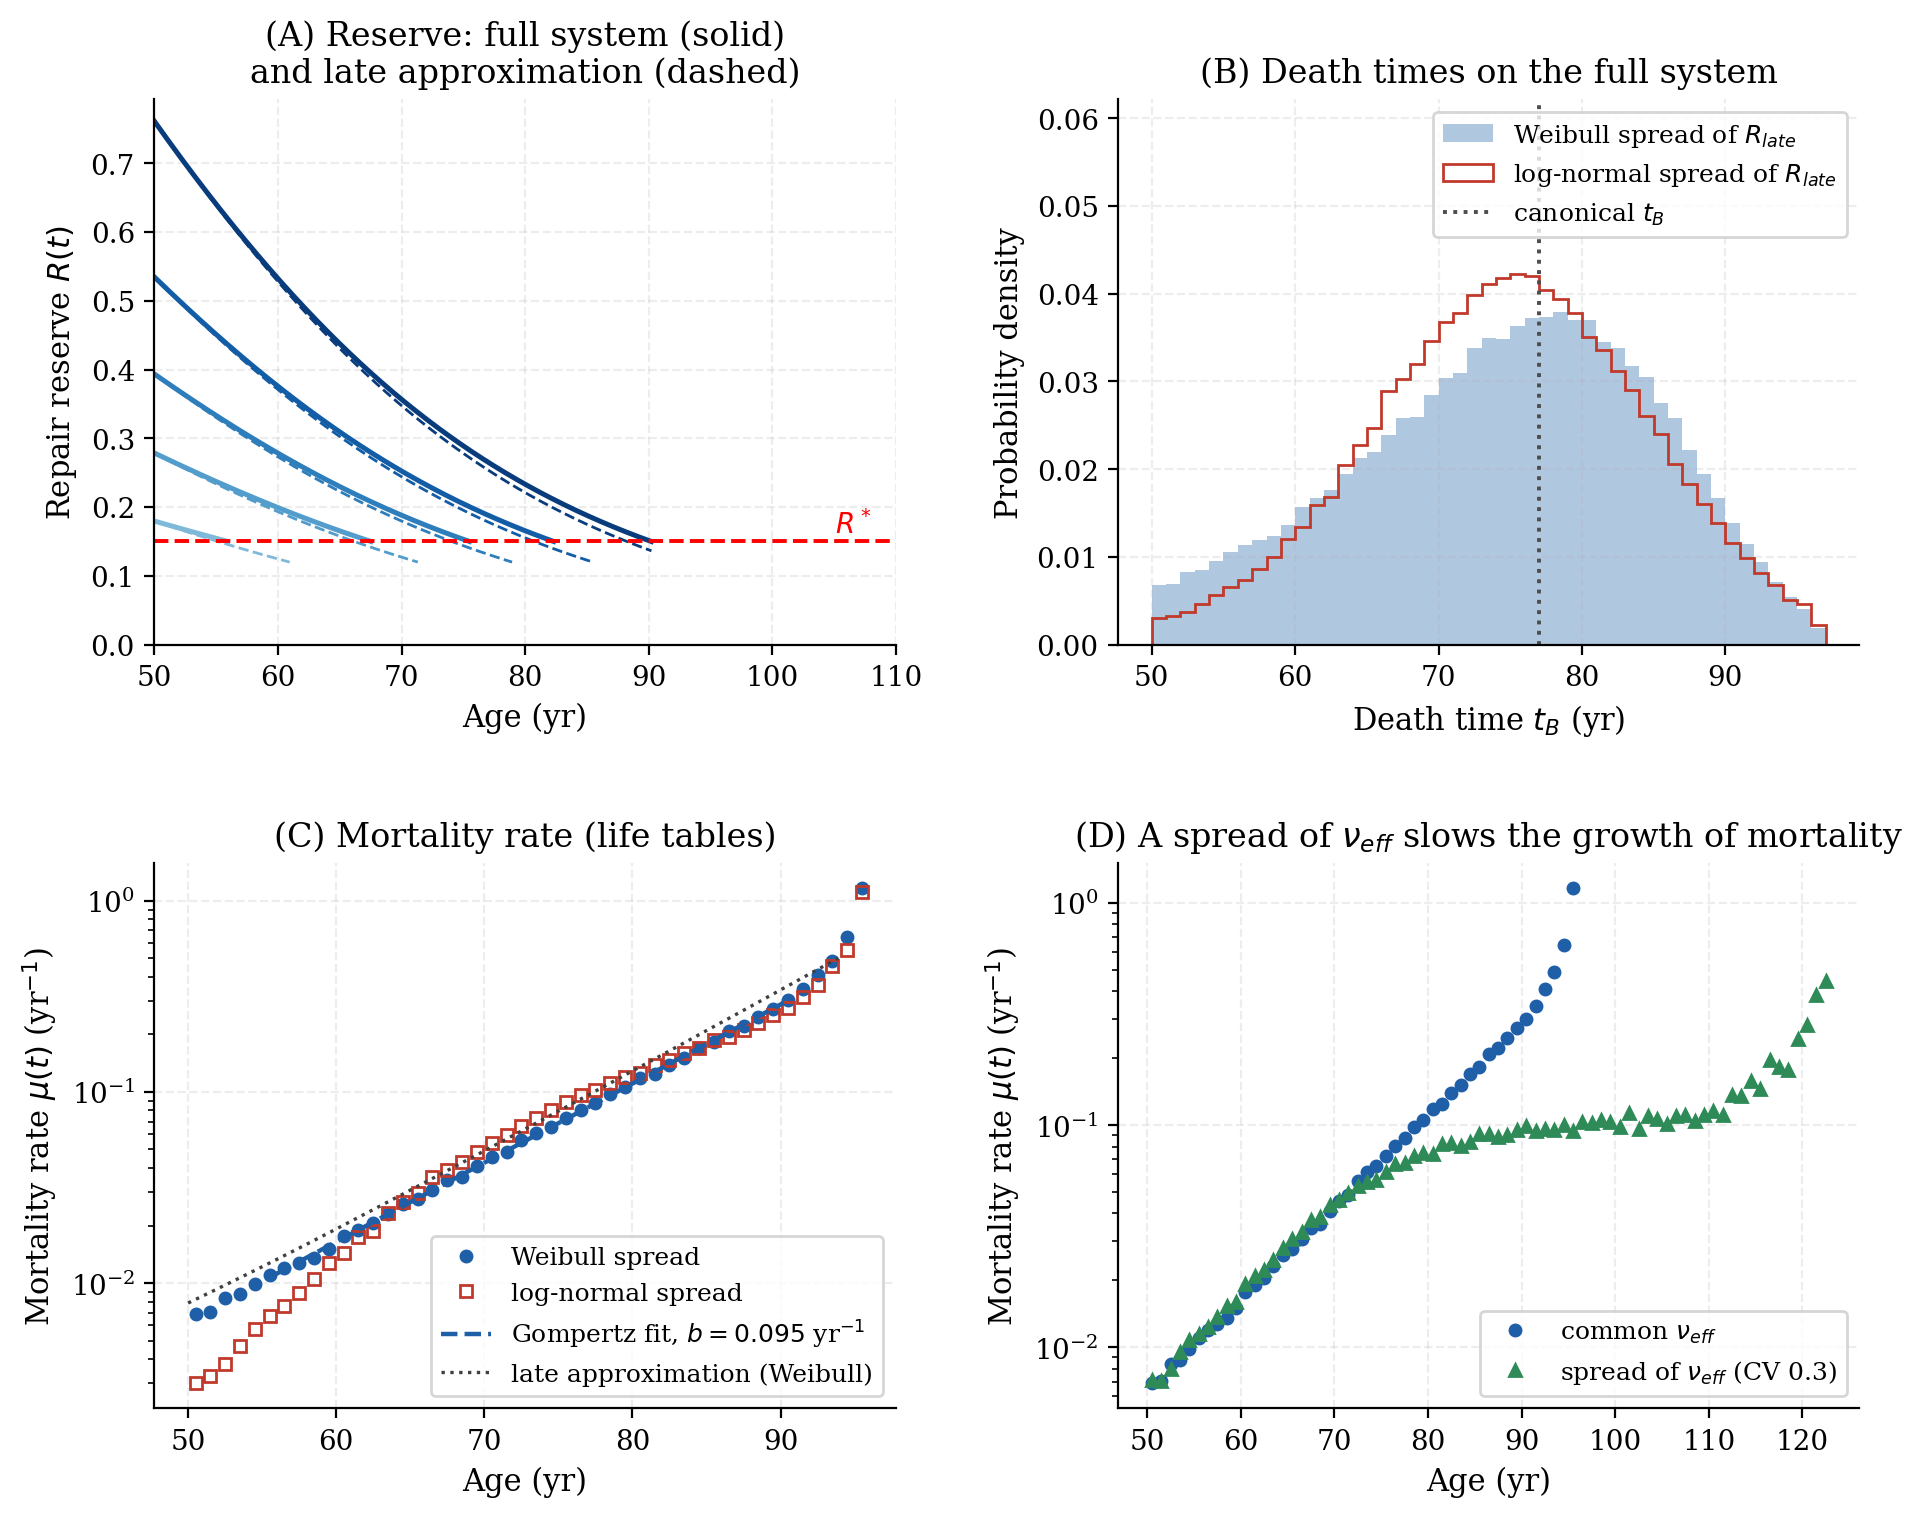

Reproduce this figure in Python.
# SPDX-FileCopyrightText: 2026 Vasiliy Avdeev <vaavdeev64@gmail.com>
# SPDX-License-Identifier: CC-BY-NC-ND-4.0
"""
=================================================================
  VBLS — Viability Boundaries of Living Systems
  Author:     Vasiliy Avdeev (independent researcher)
  Monograph:  VBLS_THEORY
=================================================================

  Copyright (c) 2026 Vasiliy Avdeev. Licensed under CC BY-NC-ND 4.0 -- see
  LICENSE in the repository root, or https://creativecommons.org/licenses/by-nc-nd/4.0/
  SPDX-License-Identifier: CC-BY-NC-ND-4.0

================================================================================
VBLS — Fig. 16.2: the Gompertz law on the full system (S)
================================================================================

PURPOSE
    Check, on the full field of system (S) with the canonical human calibration
    (Section 17.1.1), the statement of Section 16.2.4: in the late approximation
    for the R-channel, with a rate nu_eff = nu_0 + nu*Sigma_late common to the
    population, the mortality rate is Gompertzian if and only if the reserve
    R_late is Weibull-distributed across the population, with slope
    b = k_W * nu_eff. System (S) is deterministic and does not generate the spread
    of the reserve: the spread is an assumption, and here it is set explicitly.

DESIGN
    1. One canonical trajectory from birth (parameters and fluxes of
       Section 17.1.1, as in verification/MAN/human_lifespan.py), continued past
       its death time so that Sigma(t) is defined at all ages.
    2. Three populations share E, Sigma and eta_abs of the canonical trajectory at
       the age t_late and differ in the reserve R(t_late):
         (W)   Weibull spread of R_late, shape k_W = 2, conditioned on R_late > R*,
               scale chosen so that the mean equals the canonical R(t_late);
         (L)   log-normal spread with the same mean and standard deviation of
               ln R_late as (W), on the same interval (R*, 1];
         (W+z) as (W), plus an individual factor z on the wear rates nu_0 and nu
               (gamma-distributed, mean 1, CV 0.3), i.e. a spread of nu_eff
               (Section 16.2.7).
    3. Every individual is integrated on the full field: both cut-offs of g(E)
       (eq. 4.2), max(0, 1 - Sigma) in the restoration term (eq. 4.1), no clipping
       of Sigma. Death is the first crossing R <= R* or E <= E* (Section 9.1).
    4. The mortality rate is estimated from the simulated death times by the
       life-table method; no analytic hazard is plotted as data. The straight
       line in panel C is a least-squares fit over the central 90% of the deaths.

WHAT IS AN ASSUMPTION
    The three spreads, the shape k_W = 2, the age t_late = 50 yr and the CV of z
    are choices of this illustration, not results of the theory.

Dependencies: numpy, scipy, matplotlib
Run:          python gompertz_full_system.py
Output:       gompertz_full_system.png in the working directory
================================================================================
"""

import numpy as np
import matplotlib
matplotlib.use('Agg')
import matplotlib.pyplot as plt
from scipy.integrate import solve_ivp

plt.rcParams.update({
    'font.family':       'DejaVu Serif',
    'font.size':         11,
    'axes.titlesize':    12,
    'axes.labelsize':    11,
    'xtick.labelsize':   10,
    'ytick.labelsize':   10,
    'axes.spines.top':   False,
    'axes.spines.right': False,
    'axes.grid':         True,
    'grid.alpha':        0.22,
    'grid.linestyle':    '--',
    'lines.linewidth':   2.0,
    'figure.dpi':        150,
})

# ── Canonical calibration (Section 17.1.1; verification/MAN/human_lifespan.py) ──
mu, lam = 1.50, 0.30          # F_diss = mu*E^2 + lam*E
sigma_0 = 0.0162
alpha = 0.030
nu_0, nu, rho = 0.006, 0.060, 0.002
R_star, E_star = 0.15, 0.04
E0, Sigma0, eta0, R0 = 0.10, 0.01, 0.96, 0.99   # E0 is also the class parameter of g(E)
PHI_CAP = 0.003


def Phi_in(t):
    """Inflow of Section 17.1.1: growth to a plateau, gentle decline after age 60."""
    return (1.0 - np.exp(-t / 10.0)) * np.exp(-max(0.0, t - 60.0) / 30.0)


def F_diss(E):
    E = np.maximum(E, 0.0)                         # extended by zero for E < 0 (axiom A5)
    return mu * E**2 + lam * E


def g(E):
    return np.clip((E - E_star) / (E0 - E_star), 0.0, 1.0)   # eq. (4.2), both cut-offs


def field(t, E, S, eta, R, z):
    """Full field of system (S); z multiplies the wear rates nu_0 and nu."""
    Fd = F_diss(E)
    dE = eta * Phi_in(t) - Fd                                           # eq. (6.1)
    dS = np.maximum(0.0, sigma_0 * Fd - R * PHI_CAP)                    # eq. (7.1)
    deta = -alpha * S * eta                                             # eq. (5.1)
    dR = (-(z * nu_0) * R - (z * nu) * S * R
          + rho * g(E) * np.maximum(0.0, 1.0 - S) * (1.0 - R))          # eq. (4.1)
    return dE, dS, deta, dR


# ── 1. Canonical trajectory from birth, continued past its death time ─────────
T_LATE = 50.0


def rhs_scalar(t, y):
    E, S, eta, R = (np.array(v) for v in y)
    return [float(v) for v in field(t, E, S, eta, R, 1.0)]


def death_event(t, y):
    return min(y[3] - R_star, y[0] - E_star)


death_event.direction = -1

can = solve_ivp(rhs_scalar, [0.0, 125.0], [E0, Sigma0, eta0, R0], method='RK45',
                rtol=1e-9, atol=1e-11, max_step=0.02, events=death_event, dense_output=True)
t_B_can = can.t_events[0][0]
E_l, S_l, eta_l, R_l = can.sol(T_LATE)
print('Canonical trajectory: t_B = %.2f yr; at t_late = %.0f yr: E = %.3f, Sigma = %.3f, '
      'eta = %.3f, R = %.3f' % (t_B_can, T_LATE, E_l, S_l, eta_l, R_l))
print('Canonical Sigma: %.3f at 60, %.3f at 70, %.3f at t_B' % (
    can.sol(60.0)[1], can.sol(70.0)[1], can.sol(t_B_can)[1]))


# ── 2. Populations ────────────────────────────────────────────────────────────
rng = np.random.default_rng(20261015)
N = 100_000
K_W = 2.0


def weibull_from_uniform(u, k, scale):
    """Inverse transform for P(R > r | R > R*) = exp(-(r/scale)^k + (R*/scale)^k)."""
    return scale * ((R_star / scale) ** k - np.log(u)) ** (1.0 / k)


# scale r_W such that the mean of R_late (restricted to R <= 1) equals R(t_late); common random numbers
u_fix = rng.random(400_000)
lo, hi = 0.05, 2.0
for _ in range(50):
    mid = 0.5 * (lo + hi)
    r = weibull_from_uniform(u_fix, K_W, mid)
    if r[r <= 1.0].mean() < R_l:
        lo = mid
    else:
        hi = mid
R_W = 0.5 * (lo + hi)


def sample_weibull(n):
    out = np.empty(0)
    while out.size < n:
        r = weibull_from_uniform(rng.random(2 * n), K_W, R_W)
        out = np.concatenate([out, r[r <= 1.0]])
    return out[:n]


Rw = sample_weibull(N)
m_ln, s_ln = np.log(Rw).mean(), np.log(Rw).std()
Rl = np.empty(0)
while Rl.size < N:
    x = np.exp(rng.normal(m_ln, s_ln, 2 * N))
    Rl = np.concatenate([Rl, x[(x > R_star) & (x <= 1.0)]])
Rl = Rl[:N]

CV_Z = 0.3
z = rng.gamma(1.0 / CV_Z**2, CV_Z**2, N)

print('Weibull spread: k_W = %.1f, r_W = %.4f; R_late mean %.4f (canonical %.4f), sd %.4f; '
      'share above 1 before restriction %.4f'
      % (K_W, R_W, Rw.mean(), R_l, Rw.std(), np.mean(weibull_from_uniform(u_fix, K_W, R_W) > 1.0)))
print('Log-normal spread: ln R mean %.4f, sd %.4f; R_late mean %.4f, sd %.4f; ln R after truncation '
      'mean %.4f, sd %.4f' % (m_ln, s_ln, Rl.mean(), Rl.std(), np.log(Rl).mean(), np.log(Rl).std()))


# ── 3. Integration on the full field (vectorized RK4) ─────────────────────────
DT, T_END = 0.01, 125.0


def rk4_step(t, E, S, eta, R, zf):
    k1 = field(t, E, S, eta, R, zf)
    k2 = field(t + DT / 2, E + DT / 2 * k1[0], S + DT / 2 * k1[1], eta + DT / 2 * k1[2], R + DT / 2 * k1[3], zf)
    k3 = field(t + DT / 2, E + DT / 2 * k2[0], S + DT / 2 * k2[1], eta + DT / 2 * k2[2], R + DT / 2 * k2[3], zf)
    k4 = field(t + DT, E + DT * k3[0], S + DT * k3[1], eta + DT * k3[2], R + DT * k3[3], zf)
    return (E + DT / 6 * (k1[0] + 2 * k2[0] + 2 * k3[0] + k4[0]),
            S + DT / 6 * (k1[1] + 2 * k2[1] + 2 * k3[1] + k4[1]),
            eta + DT / 6 * (k1[2] + 2 * k2[2] + 2 * k3[2] + k4[2]),
            R + DT / 6 * (k1[3] + 2 * k2[3] + 2 * k3[3] + k4[3]))


def simulate(R_init, zfac):
    """Death time of every individual (first crossing R <= R* or E <= E*) and the channel."""
    n = R_init.size
    E = np.full(n, E_l); S = np.full(n, S_l); eta = np.full(n, eta_l); R = R_init.copy()
    zf = zfac.copy(); idx = np.arange(n)
    t_death = np.full(n, np.nan)
    channel = np.zeros(n, dtype=int)            # 1 = R-channel, 2 = E-channel
    t = T_LATE
    while t < T_END - 1e-9 and idx.size:
        En, Sn, etan, Rn = rk4_step(t, E, S, eta, R, zf)
        deadR = Rn <= R_star
        deadE = En <= E_star
        dead = deadR | deadE
        if dead.any():
            fr = np.where(deadR[dead], (R[dead] - R_star) / np.maximum(R[dead] - Rn[dead], 1e-15), 2.0)
            fe = np.where(deadE[dead], (E[dead] - E_star) / np.maximum(E[dead] - En[dead], 1e-15), 2.0)
            frac = np.clip(np.minimum(fr, fe), 0.0, 1.0)
            t_death[idx[dead]] = t + frac * DT
            channel[idx[dead]] = np.where(fr <= fe, 1, 2)
        keep = ~dead
        E, S, eta, R, zf, idx = En[keep], Sn[keep], etan[keep], Rn[keep], zf[keep], idx[keep]
        t += DT
    return t_death, channel


def paths(R_init):
    """Full-field reserve of a few individuals, continued until death."""
    n = R_init.size
    E = np.full(n, E_l); S = np.full(n, S_l); eta = np.full(n, eta_l); R = R_init.copy()
    t = T_LATE; ts_, Rs_ = [t], [R.copy()]
    alive = np.ones(n, dtype=bool)
    while t < T_END - 1e-9 and alive.any():
        E, S, eta, R = rk4_step(t, E, S, eta, R, np.ones(n))
        t += DT
        alive &= (R > R_star) & (E > E_star)
        ts_.append(t); Rs_.append(np.where(alive, R, np.nan))
    return np.array(ts_), np.array(Rs_)


ones = np.ones(N)
tW, chW = simulate(Rw, ones)
tL, chL = simulate(Rl, ones)
tZ, chZ = simulate(Rw, z)
for name, tt, ch in (('W', tW, chW), ('L', tL, chL), ('W+z', tZ, chZ)):
    print('Population %-4s: died %d of %d; R-channel %d, E-channel %d; median t_B = %.2f yr, '
          '5-95%%: %.1f-%.1f yr' % (name, np.isfinite(tt).sum(), tt.size, (ch == 1).sum(), (ch == 2).sum(),
                                   np.nanmedian(tt), np.nanpercentile(tt, 5), np.nanpercentile(tt, 95)))


# ── 4. Life tables ────────────────────────────────────────────────────────────
def life_table(tdeath, width=1.0, min_risk=200, min_d=10):
    tdeath = tdeath[np.isfinite(tdeath)]
    edges = np.arange(T_LATE, tdeath.max() + width, width)
    d, _ = np.histogram(tdeath, bins=edges)
    at_risk = tdeath.size - np.concatenate(([0], np.cumsum(d)[:-1]))
    with np.errstate(divide='ignore', invalid='ignore'):
        mu_hat = -np.log(1.0 - d / at_risk) / width
    mid = 0.5 * (edges[:-1] + edges[1:])
    ok = (at_risk >= min_risk) & (d >= min_d)
    return mid[ok], mu_hat[ok]


aW, mW = life_table(tW)
aL, mL = life_table(tL)
aZ, mZ = life_table(tZ)

# Gompertz fit over the central 90% of deaths of (W)
lo_a, hi_a = np.nanpercentile(tW, [5, 95])
win = (aW >= lo_a) & (aW <= hi_a)
b_fit, ln_a = np.polyfit(aW[win], np.log(mW[win]), 1)
resid = np.log(mW[win]) - (ln_a + b_fit * aW[win])

# nu_eff along the canonical trajectory (common Sigma): k_W * nu_eff(t)
ts = np.linspace(T_LATE, 120.0, 701)
nu_eff_t = nu_0 + nu * can.sol(ts)[1]


def local_slope(a, m, at, h=5.0):
    sel = (a >= at - h) & (a <= at + h)
    if sel.sum() < 4:
        return np.nan
    return np.polyfit(a[sel], np.log(m[sel]), 1)[0]


print('\nGompertz fit of (W) over ages %.1f-%.1f yr: b = %.4f per yr; rms residual of ln(mu) %.3f'
      % (lo_a, hi_a, b_fit, np.sqrt(np.mean(resid**2))))
print('k_W * nu_eff(t) along the canonical trajectory: %.4f at %.0f yr, %.4f at %.0f yr, %.4f at %.0f yr'
      % (K_W * nu_eff_t[0], ts[0], K_W * np.interp(t_B_can, ts, nu_eff_t), t_B_can,
         K_W * np.interp(95.0, ts, nu_eff_t), 95.0))
print('\nLocal slope d ln(mu)/dt (+-5 yr):')
print('  age |   (W)   |   (L)   |  (W+z)  | k_W*nu_eff')
for at in (55, 60, 65, 70, 75, 80, 85, 90, 95, 100):
    print('  %3d | %7.4f | %7.4f | %7.4f | %7.4f' % (
        at, local_slope(aW, mW, at), local_slope(aL, mL, at), local_slope(aZ, mZ, at),
        K_W * np.interp(at, ts, nu_eff_t)))

# late approximation for (W): R = R_late * exp(-N(t)), N = integral of nu_eff along the canonical Sigma,
# so mu(t) = k_W * nu_eff(t) * (R*/r_W)^k_W * exp(k_W * N(t)) while R* exp(N(t)) <= 1 (Section 16.2.4)
N_t = np.concatenate(([0.0], np.cumsum(0.5 * (nu_eff_t[1:] + nu_eff_t[:-1]) * np.diff(ts))))
ok_late = R_star * np.exp(N_t) < 1.0
mu_late = K_W * nu_eff_t * (R_star / R_W) ** K_W * np.exp(K_W * N_t)
print('Late approximation for (W): mu(%.0f) = %.4f, mu(77) = %.4f; full system: mu(%.1f) = %.4f, mu(%.1f) = %.4f'
      % (ts[0], mu_late[0], np.interp(77.0, ts, mu_late), aW[0], mW[0],
         aW[np.argmin(np.abs(aW - 77.0))], mW[np.argmin(np.abs(aW - 77.0))]))

# share of restoration in the reserve balance along the canonical trajectory
for at in (50, 60, 70, t_B_can):
    E_, S_, eta_, R_ = can.sol(at)
    wear = (nu_0 + nu * S_) * R_
    rest = rho * g(E_) * max(0.0, 1.0 - S_) * (1.0 - R_)
    print('  canonical %5.1f yr: restoration / wear = %.3f' % (at, rest / wear))


# ── 5. Figure ─────────────────────────────────────────────────────────────────
cW, cL, cZ = '#1f5fa8', '#c0392b', '#2e8b57'
fig, axes = plt.subplots(2, 2, figsize=(11, 8.5))
fig.subplots_adjust(hspace=0.40, wspace=0.30)

# (A) reserve of selected individuals: full system vs late approximation
ax = axes[0, 0]
q_idx = np.argsort(Rw)[(np.array([0.05, 0.25, 0.5, 0.75, 0.95]) * (N - 1)).astype(int)]
pt, pR = paths(Rw[q_idx])
S_t = can.sol(pt)[1]
cum_nu = np.concatenate(([0.0], np.cumsum(0.5 * ((nu_0 + nu * S_t[1:]) + (nu_0 + nu * S_t[:-1])) * np.diff(pt))))
cols = plt.cm.Blues(np.linspace(0.45, 0.95, len(q_idx)))
for k, col in enumerate(cols):
    ax.plot(pt, pR[:, k], color=col, lw=1.8)
    approx = Rw[q_idx[k]] * np.exp(-cum_nu)
    ax.plot(pt, np.where(approx >= R_star * 0.8, approx, np.nan), color=col, lw=1.0, ls='--')
ax.axhline(R_star, color='red', ls='--', lw=1.4)
ax.text(108, R_star + 0.012, r'$R^*$', color='red', ha='right', fontsize=10)
ax.set_xlim(T_LATE, 110.0)
ax.set_ylim(0, None)
ax.set_xlabel('Age (yr)')
ax.set_ylabel(r'Repair reserve $R(t)$')
ax.set_title('(A) Reserve: full system (solid)\nand late approximation (dashed)')

# (B) distributions of death times
ax = axes[0, 1]
bins = np.arange(T_LATE, np.nanmax(np.concatenate([tW, tL])) + 1.0, 1.0)
ax.hist(tW[np.isfinite(tW)], bins=bins, density=True, histtype='stepfilled', alpha=0.35, color=cW,
        label=r'Weibull spread of $R_{late}$')
ax.hist(tL[np.isfinite(tL)], bins=bins, density=True, histtype='step', lw=2.0, color=cL,
        label=r'log-normal spread of $R_{late}$')
ax.axvline(t_B_can, color='0.3', ls=':', lw=1.4, label='canonical $t_B$')
ax.set_xlabel(r'Death time $t_B$ (yr)')
ax.set_ylabel('Probability density')
ax.set_title('(B) Death times on the full system')
ax.set_ylim(0, ax.get_ylim()[1] * 1.4)
ax.legend(fontsize=9, loc='upper right')

# (C) mortality rate: Weibull vs log-normal spread
ax = axes[1, 0]
ax.semilogy(aW, mW, 'o', color=cW, ms=4, label='Weibull spread')
ax.semilogy(aL, mL, 's', color=cL, ms=4, mfc='none', label='log-normal spread')
aa = np.linspace(lo_a, hi_a, 100)
ax.semilogy(aa, np.exp(ln_a + b_fit * aa), color=cW, lw=1.6, ls='--',
            label='Gompertz fit, $b=%.3f$ yr$^{-1}$' % b_fit)
ax.semilogy(ts[ok_late], mu_late[ok_late], color='0.25', lw=1.2, ls=':',
            label='late approximation (Weibull)')
ax.set_xlabel('Age (yr)')
ax.set_ylabel(r'Mortality rate $\mu(t)$ (yr$^{-1}$)')
ax.set_title('(C) Mortality rate (life tables)')
ax.legend(fontsize=9, loc='lower right')

# (D) a spread of nu_eff slows the growth of mortality
ax = axes[1, 1]
ax.semilogy(aW, mW, 'o', color=cW, ms=4, label=r'common $\nu_{eff}$')
ax.semilogy(aZ, mZ, '^', color=cZ, ms=4, label=r'spread of $\nu_{eff}$ (CV 0.3)')
ax.set_xlabel('Age (yr)')
ax.set_ylabel(r'Mortality rate $\mu(t)$ (yr$^{-1}$)')
ax.set_title(r'(D) A spread of $\nu_{eff}$ slows the growth of mortality')
ax.legend(fontsize=9, loc='lower right')

out = 'gompertz_full_system.png'
fig.savefig(out, dpi=200, bbox_inches='tight')
print('\nSaved:', out)
